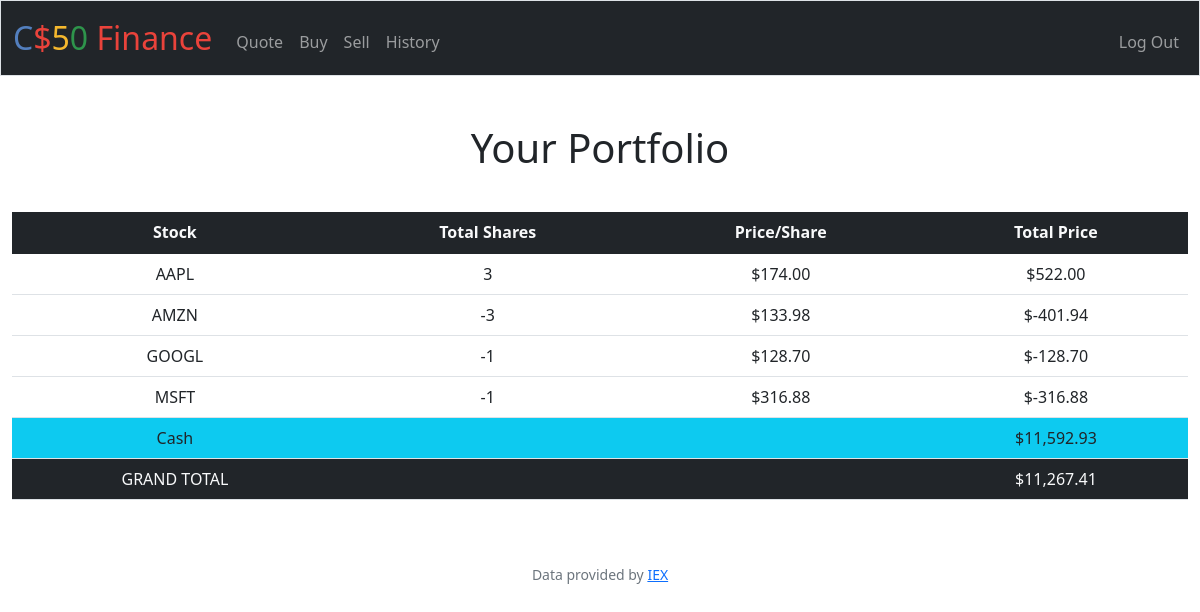
Screenshot of / (signed in) with the database file from the repository.
### tables this page shows
CREATE TABLE transactions (id INTEGER PRIMARY KEY AUTOINCREMENT, user_id INTEGER, symbol TEXT, shares INTEGER, price FLOAT, date TIMESTAMP);

CREATE TABLE users (id INTEGER PRIMARY KEY AUTOINCREMENT NOT NULL, username TEXT NOT NULL, hash TEXT NOT NULL, cash NUMERIC NOT NULL DEFAULT 10000.00);

### app.py (the view)
@app.route("/")
@login_required
def index():
    user_id = session["user_id"]
    stock_details = db.execute("SELECT symbol, SUM(shares) AS shares, price FROM transactions WHERE user_id = ? GROUP BY symbol", user_id)
    cash = db.execute("SELECT cash FROM users WHERE id = ?", user_id)
    user_cash = cash[0]["cash"]
    grand_total = user_cash
    for stock in stock_details:
        grand_total += stock["shares"] * stock["price"]
    return render_template("index.html", stock_details = stock_details, user_cash = user_cash, grand_total = grand_total)

### app.py (called while the page is built)
@app.after_request
def after_request(response):
    response.headers["Cache-Control"] = "no-cache, no-store, must-revalidate"
    response.headers["Expires"] = 0
    response.headers["Pragma"] = "no-cache"
    return response

### helpers.py (called while the page is built)
def login_required(f):
    @wraps(f)
    def decorated_function(*args, **kwargs):
        if session.get("user_id") is None:
            return redirect("/login")
        return f(*args, **kwargs)
    return decorated_function

def usd(value):
    return f"${value:,.2f}"

### templates/index.html (shortened to what this page needs)
{% extends "layout.html" %}
{% block main %}
    <h1 class="text-center">Your Portfolio</h1>
    <table class="table">
      <thead class="bg-dark text-light">
        <tr>
          <th scope="col">Stock</th>
          <th scope="col">Total Shares</th>
          <th scope="col">Price/Share</th>
          <th scope="col">Total Price</th>
        </tr>
      </thead>
      <tb>
      {% for stock in stock_details %}
      <tr>
        <td>{{ stock.symbol }}</td>
        <td>{{ stock.shares }}</td>
        <td>{{ stock.price|usd }}</td>
        <td>{{ (stock.shares * stock.price)| usd }}</td>
      </tr>
      {% endfor %}
      </tb>
      <tf>
        <tr class="bg-info text-dark">
          <td>Cash</td>
          <td colspan="2"></td>
          <td>{{ user_cash| usd }}</td>
        </tr>
        <tr class="bg-dark text-light">
          <td>GRAND TOTAL</td>
          <td colspan="2"></td>
          <td>{{ grand_total| usd }}</td>
        </tr>
      </tf>
    </table>
{% endblock %}

### templates/layout.html (shortened to what this page needs)
<!DOCTYPE html>
<html lang="en">
    <head>
        <link href="https://cdn.jsdelivr.net/npm/bootstrap@5.1.3/dist/css/bootstrap.min.css" rel="stylesheet">
        <link href="/static/styles.css" rel="stylesheet">
    </head>
    <body>
        <nav class="bg-dark border navbar navbar-expand-md navbar-dark">
            <div class="container-fluid">
                <a class="navbar-brand" href="/"><span class="blue">C</span><span class="red">$</span><span class="yellow">5</span><span class="green">0</span> <span class="red">Finance</span></a>
                <div class="collapse navbar-collapse" id="navbar">
                    {% if session["user_id"] %}
                        <ul class="navbar-nav me-auto mt-2">
                            <li class="nav-item"><a class="nav-link" href="/quote">Quote</a></li>
                            <li class="nav-item"><a class="nav-link" href="/buy">Buy</a></li>
                            <li class="nav-item"><a class="nav-link" href="/sell">Sell</a></li>
                            <li class="nav-item"><a class="nav-link" href="/history">History</a></li>
                        </ul>
                        <ul class="navbar-nav ms-auto mt-2">
                            <li class="nav-item"><a class="nav-link" href="/logout">Log Out</a></li>
                        </ul>
                    {% else %}
                        <ul class="navbar-nav ms-auto mt-2">
                            <li class="nav-item"><a class="nav-link" href="/register">Register</a></li>
                            <li class="nav-item"><a class="nav-link" href="/login">Log In</a></li>
                        </ul>
                    {% endif %}
                </div>
            </div>
        </nav>
        <main class="container-fluid py-5 text-center">
            {% block main %}{% endblock %}
        </main>
        <footer class="mb-5 small text-center text-muted">
            Data provided by <a href="https://iexcloud.io/">IEX</a>
        </footer>
    </body>
</html>

### static/styles.css (style rules this page uses)
nav .navbar-brand { font-size: xx-large; }
nav .navbar-brand .blue { color: #537fbe; }
nav .navbar-brand .red { color: #ea433b; }
nav .navbar-brand .yellow { color: #f5b82e; }
nav .navbar-brand .green { color: #2e944b; }
h1 { margin-bottom: 40px; }

### rows the page displays
transactions: symbol "GOOGL", shares "-1", price "$128.70", shares "$-128.70"
users: cash "$11,592.93"

### other values shown
{{ stock.symbol }} "AAPL" "AMZN" "MSFT"
{{ stock.shares }} "3" "-3" "-1"
{{ stock.price|usd }} "$174.00" "$133.98" "$316.88"
{{ (stock.shares * stock.price)| usd }} "$522.00" "$-401.94" "$-316.88"
{{ grand_total| usd }} "$11,267.41"
